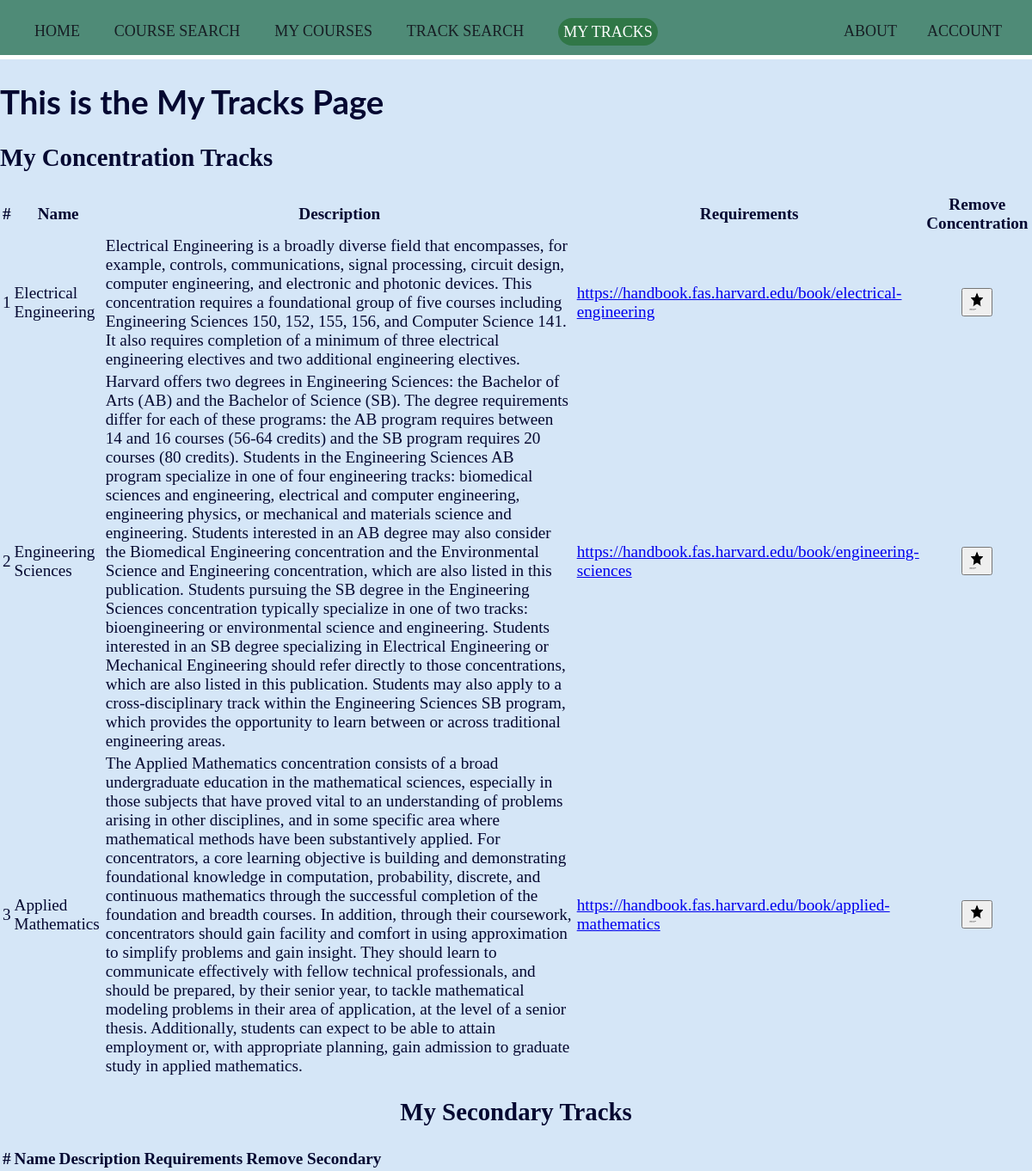
Screenshot of /mytracks (signed in) with the database file from the repository.
### tables this page shows
CREATE TABLE tracks (
            id INTEGER,
            name TEXT UNIQUE NOT NULL,
            description TEXT,
            link TEXT,
            type_id INTEGER,
            PRIMARY KEY(id),
            FOREIGN KEY(type_id) REFERENCES track_types(id)
            );

### app.py (the view)
@app.route("/mytracks", methods=(["GET","POST"]))
@login_required
def mytracks():
    mytracks = "currentpage"
    conn, db = make_cursor("coursedatabase.db")
    user_id = session["user_id"]
    track_type_id = db.execute("""SELECT id FROM track_types WHERE type = "Concentration" """).fetchall()[0][0]
    concentrations = db.execute("SELECT tracks.id, tracks.name, tracks.description, tracks.link FROM tracks JOIN my_tracks ON my_tracks.track_id = tracks.id WHERE my_tracks.user_id = ? AND track_type_id = ?", (user_id, track_type_id)).fetchall()
    track_type_id = db.execute("""SELECT id FROM track_types WHERE type = "Secondary" """).fetchall()[0][0]
    secondaries = db.execute("SELECT tracks.id, tracks.name, tracks.description, tracks.link FROM tracks JOIN my_tracks ON my_tracks.track_id = tracks.id WHERE my_tracks.user_id = ? AND track_type_id = ?", (user_id, track_type_id)).fetchall()
    return render_template("mytracks.html",mytracks=mytracks, concentrations=concentrations, secondaries=secondaries)

### app.py (called while the page is built)
def make_cursor(database):
    connection = sqlite3.connect(database)
    return connection, connection.cursor()

@app.after_request
def after_request(response):
    response.headers["Cache-Control"] = "no-cache, no-store, must-revalidate"
    response.headers["Expires"] = 0
    response.headers["Pragma"] = "no-cache"
    return response

### helpers.py (called while the page is built)
def login_required(f):
    @wraps(f)
    def decorated_function(*args, **kwargs):
        if session.get("user_id") is None:
            return redirect("/login")
        return f(*args, **kwargs)
    return decorated_function

### templates/mytracks.html (shortened to what this page needs)
{% extends "layout.html" %}
{% block main %}
<h1>This is the My Tracks Page</h1>
<h2> My Concentration Tracks </h2>
<table>
    <thead>
      <tr>
        <th> # </th>
        <th> Name </th>
        <th> Description </th>
        <th> Requirements </th>
        <th> Remove Concentration </th>
        </tr>
    </thead>
    <tbody>
        {% for i, name, desc, link in concentrations %}
        <tr>
          <td>{{ loop.index}}</td>
          <td> {{ name }} </td>
          <td> {{ desc }} </td>
          <td> <a href = " {{ link|e }}" target="_blank">{{ link }}</a>  </td>
          <td> <form method="post" action="/removeconcentration" style="text-align: center;"> <button name="id" value="{{ i }}">
            <img src="/static/noun_Star_750825.png" alt="Star by Zaff Studio from the Noun Project" style="width:20px;height:24px;">
            </form> </button> </td>
        </tr>
        {% endfor %}
    </tbody>
</table>
<h2 style="text-align: center;"> My Secondary Tracks </h2>
<table>
  <thead>
    <tr>
        <th> # </th>
        <th> Name </th>
        <th> Description </th>
        <th> Requirements </th>
        <th> Remove Secondary </th>
    </tr>
  </thead>
</table>
{% endblock %}

### templates/layout.html
<!doctype html>
<html lang="en">
    <head>
        <link rel="stylesheet" href="static/CS50project_style.css">
    </head>
    <body>
        <header>
            <div class="topbar">
                <nav>
                    <ul>
                        <li>
                            <a class=" {{ home }} " href="/"> Home </a>
                        </li>
                        <li>
                            <a class=" {{ search }} " href="/search"> Course Search </a>
                        </li>
                        <li>
                            <a class=" {{ mycourses }} " href="/mycourses"> My Courses </a>
                        </li>
                        <li>
                            <a class=" {{ tracks }} " href="/tracks"> Track Search </a>
                        </li>
                        <li>
                            <a class=" {{ mytracks }} " href="/mytracks"> My Tracks </a>
                        </li>
                        {% if session.user_id %}
                        <li style = "float:right" style = "padding-right:1em">
                            <a class=" {{ account }} " href="/account"> Account </a>
                        </li>
                        {% else %}
                        <li style = "float:right" style = "padding-right:1em">
                            <a class=" {{ login }} " href="/login"> Log In </a>
                        </li>
                        {% endif %}
                        <li style = "float:right">
                            <a class=" {{ about }} " href="/about"> About </a>
                        </li>
                    </ul>
                </nav>
            </div>
        </header>
    <main>
        {% block main %}{% endblock %}
    </main>
    </body>
</html>

### static/CS50project_style.css (style rules this page uses)
body { background-color: #d5e6f7; color: #050831; font-size: 1.2rem; margin: 0; font-family: 'Merriweather'; }
h1 { border: none; margin: none; font-family: 'Lato', sans-serif; }
header { background: #4f8b77; border-bottom: 5px solid #ffffff; }
header::after { content: ''; display: table; clear: both; }
.topbar { width: 100%; margin: 0 auto; }
nav ul { margin: 0; padding-bottom: 14px; list-style: none; }
nav li { display: inline-block; margin-right: 35px; padding-top: 25px; }
nav a { color: #171e24; text-decoration: none; text-transform: uppercase; font-size: 18px; }
nav a.currentpage { color:white; background-color: #307747; border: .4rem solid transparent; border-radius: 1.3rem; line-height: 1.4; padding: none; text-align: center; transition: color 0.15s ease-in-out, background-color 0.15s ease-in-out, border-color 0.15s ease-in-out, box-shadow 0.15s ease-in-out; vertical-align: middle; }

### rows the page displays
tracks: name "Electrical Engineering", description "Electrical Engineering is a broadly diverse field that encompasses, for example, controls, communications, signal processing, circuit design, computer engineering, and electronic and photonic devices. This concentration requires a foundational group of five courses including Engineering Sciences 150, 152, 155, 156, and Computer Science 141. It also requires completion of a minimum of three electrical engineering electives and two additional engineering electives.", link "https://handbook.fas.harvard.edu/book/electrical-engineering", {{ i }} 4 (drawn)
tracks: name "Engineering Sciences", description "Harvard offers two degrees in Engineering Sciences: the Bachelor of Arts (AB) and the Bachelor of Science (SB). The degree requirements differ for each of these programs: the AB program requires between 14 and 16 courses (56-64 credits) and the SB program requires 20 courses (80 credits). Students in the Engineering Sciences AB program specialize in one of four engineering tracks: biomedical sciences and engineering, electrical and computer engineering, engineering physics, or mechanical and materials science and engineering. Students interested in an AB degree may also consider the Biomedical Engineering concentration and the Environmental Science and Engineering concentration, which are…", link "https://handbook.fas.harvard.edu/book/engineering-sciences", {{ i }} 5 (drawn)
tracks: name "Applied Mathematics", description "The Applied Mathematics concentration consists of a broad undergraduate education in the mathematical sciences, especially in those subjects that have proved vital to an understanding of problems arising in other disciplines, and in some specific area where mathematical methods have been substantively applied. For concentrators, a core learning objective is building and demonstrating foundational knowledge in computation, probability, discrete, and continuous mathematics through the successful completion of the foundation and breadth courses. In addition, through their coursework, concentrators should gain facility and comfort in using approximation to simplify problems and gain insight.…", link "https://handbook.fas.harvard.edu/book/applied-mathematics", {{ i }} 1 (drawn)
